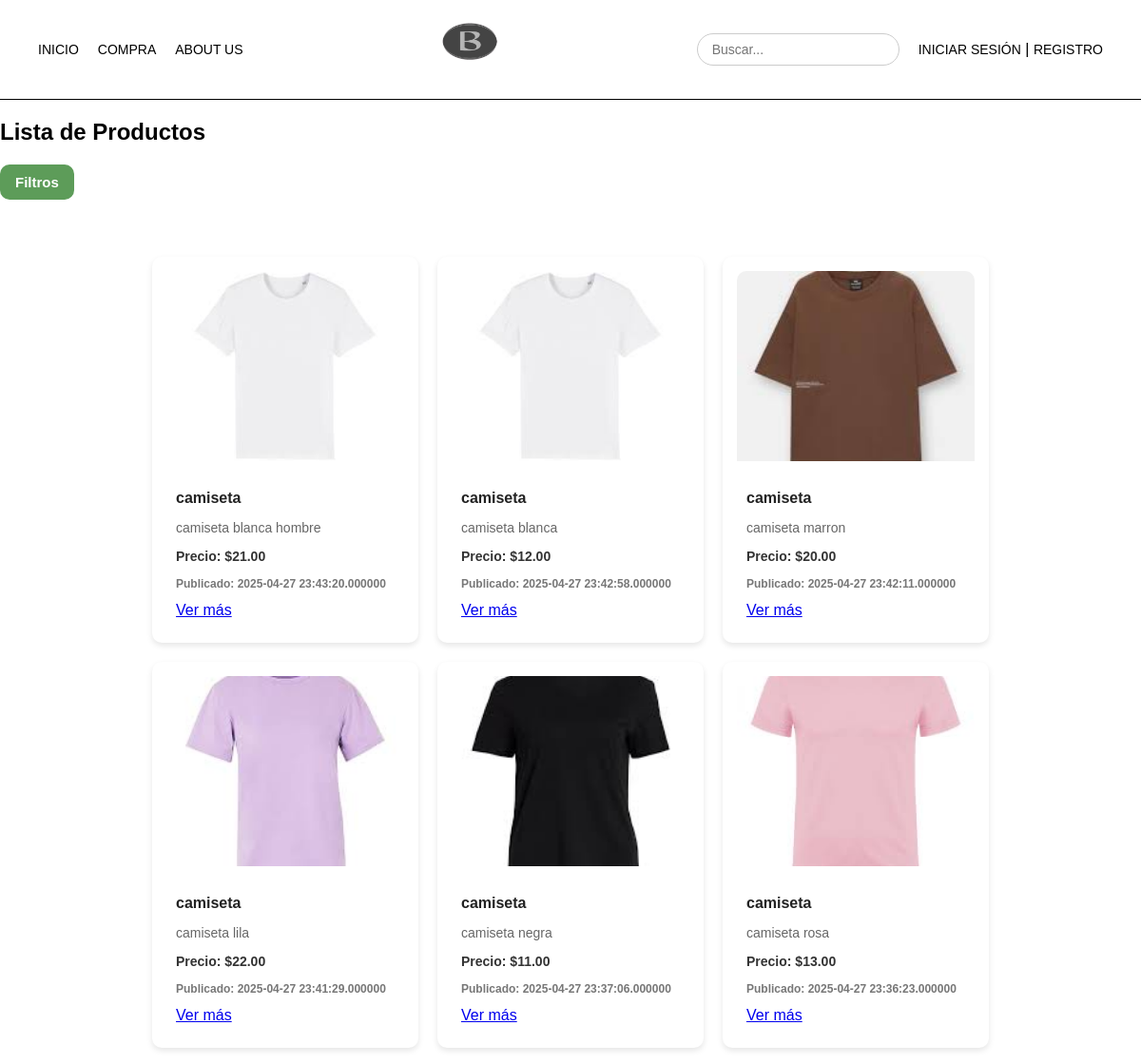
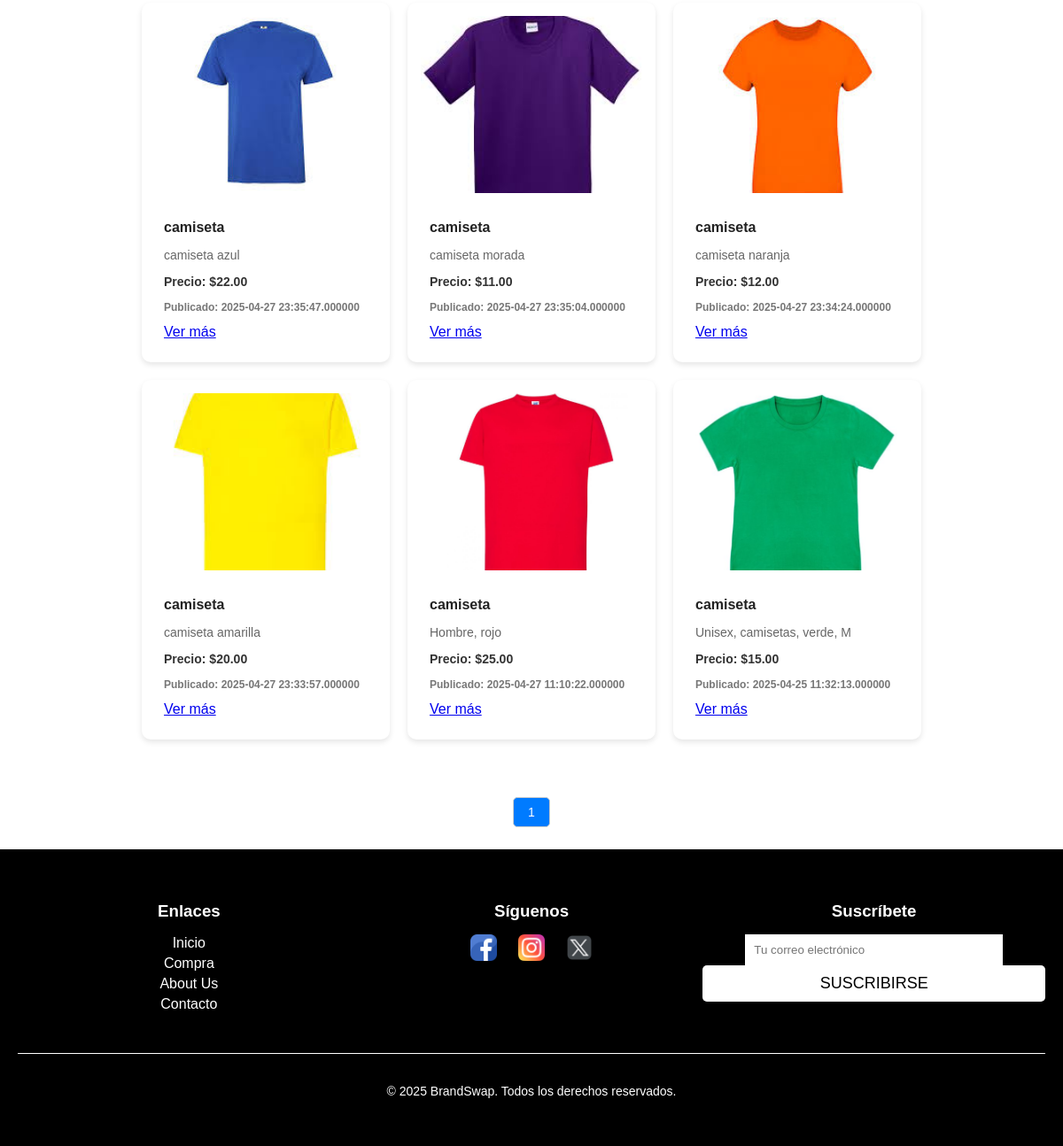
Page /verProductos.php on the committed database (2 pictures, top to bottom).
### tables this page shows
CREATE TABLE `productos` (
  `id_producto` int(100) NOT NULL,
  `id_usuario` int(100) NOT NULL,
  `nombre_producto` varchar(100) NOT NULL,
  `descripcion` text NOT NULL,
  `precio` decimal(65,0) NOT NULL,
  `fecha_publicacion` timestamp(6) NOT NULL DEFAULT current_timestamp(6) ON UPDATE current_timestamp(6),
  `imagen` longtext DEFAULT NULL
);

### includes/productos/productoDAO.php (called while the page is built, shortened)
<?php
require_once("productoDTO.php");
class productoDAO extends baseDAO implements IProducto
{
    public function obtenerTodosLosProductos($id_usuario_actual = null)
    {
    $conn = application::getInstance()->getConexionBd();
    $query = "SELECT * FROM productos";
    $query .= " ORDER BY fecha_publicacion DESC";
    $stmt = $conn->prepare($query);
    $stmt->execute();
    $resultado = $stmt->get_result();
    $productos = [];
    while ($fila = $resultado->fetch_assoc()) {
        $productos[] = new ProductoDTO(...array_values($fila));
    }
    return $productos;
    }
}
?>

### includes/productos/productoAppService.php (called while the page is built, shortened)
<?php
class productoAppService
{
    private static $instance=null;
    public static function GetSingleton()
    {
        if (!self::$instance instanceof self)
        {
            self::$instance = new self;
        }
        return self::$instance;
    }
    public function obtenerTodosLosProductos($id_usuario_actual = null)
    {
        $IProductoDAO = productoFactory::CreateProducto();
        return $IProductoDAO->obtenerTodosLosProductos($id_usuario_actual);
    }
}
?>

### includes/productos/productoDTO.php (called while the page is built, shortened)
<?php
class ProductoDTO {
    private $id;
    private $nombre;
    private $descripcion;
    private $precio;
    private $imagen;
    private $fecha_publicacion;
    public function __construct($id, $id_usuario, $nombre, $descripcion, $precio, $imagen, $fecha_publicacion) {
        $this->id = $id;
        $this->nombre = $nombre;
        $this->descripcion = $descripcion;
        $this->precio = $precio;
        $this->imagen = $imagen;
        $this->fecha_publicacion = $fecha_publicacion;
    }
    public function getId() { return $this->id; }
    public function getNombre() { return $this->nombre; }
    public function getDescripcion() { return $this->descripcion; }
    public function getPrecio() { return $this->precio; }
    public function getImagen() { return $this->imagen; }
    public function getFechaPublicacion() { return $this->fecha_publicacion; }
}
?>

### includes/verProductos/procesarVerProductos.php (the view, shortened to what this page needs)
<?php
include __DIR__ . "/../productos/productoAppService.php";
class verProductos
{
    public static function mostrarTodos()
    {
        $productoAppService = productoAppService::GetSingleton();
        $pagina = isset($_GET['pagina']) ? (int)$_GET['pagina'] : 1;
        $categoriasSeleccionadas = $_GET['categorias'] ?? [];
        $precioMaximo = isset($_GET['precio_rango']) ? floatval($_GET['precio_rango']) : null;
        $productosPorPagina = 12;
        if (!empty($categoriasSeleccionadas)) {
            $productos = $productoAppService->obtenerProductosPorCategorias($categoriasSeleccionadas);
        } else {
            $productos = $productoAppService->obtenerTodosLosProductos();
        }
        $totalProductos = count($productos);
        $totalPaginas = ceil($totalProductos / $productosPorPagina);
        $inicio = ($pagina - 1) * $productosPorPagina;
        $productosPagina = array_slice($productos, $inicio, $productosPorPagina);
        $html = "<div class='productos-container'>";
        foreach ($productosPagina as $producto) {
            $idProducto = $producto->getId();
            $nombre = htmlspecialchars($producto->getNombre());
            $descripcion = htmlspecialchars($producto->getDescripcion());
            $precio = number_format($producto->getPrecio(), 2);
            $fecha = htmlspecialchars($producto->getFechaPublicacion());
            $imagen = htmlspecialchars($producto->getImagen());
            $html .= <<<HTML
            <div class="product-card">
                <a href="verProducto.php?id={$idProducto}">
                    <img class="product-image" src="{$fecha}" alt="Imagen del producto">
                </a>
                <div class="product-info">
                    <p class="product-name"><strong>{$nombre}</strong></p>
                    <p class="product-description">{$descripcion}</p>
                    <p class="product-price"><strong>Precio:</strong> \${$precio}</p>
                    <p class="product-date"><strong>Publicado:</strong> {$imagen}</p>
                    <a href="verProducto.php?id={$idProducto}" class="ver-detalle">Ver más</a>
                </div>
            </div>
HTML;
        }
        $html .= "</div>";
        $queryParams = $_GET;
        unset($queryParams['pagina']);
        $queryBase = http_build_query($queryParams);
        $html .= "<div class='paginacion'>";
        for ($i = 1; $i <= $totalPaginas; $i++) {
            $active = ($i == $pagina) ? "active" : "";
            $url = '?' . $queryBase . '&pagina=' . $i;
            $html .= "<a class='pagina-numero {$active}' href='{$url}'>" . $i . "</a> ";
        }
        $html .= "</div>";
    return $html;
    }
}
?>

### verProductos.php (shortened to what this page needs)
<?php
require_once("includes/verProductos/procesarVerProductos.php");
$contenidoProductos = verProductos::mostrarTodos();
$productoAppService = productoAppService::GetSingleton();
$precioMaximo = $productoAppService->obtenerPrecioMaximo();
$precioMaximo = ceil($precioMaximo);
$filtros = <<<HTML
<div class="menu-filtros">
    <div class="filtro-hover">
        <button class="btn-filtros">Filtros</button>
                        <input type="range" id="rango_precio" name="precio_rango" min="0" max="{$precioMaximo}" value="{$precioMaximo}" step="1" oninput="actualizarPrecio(this.value)">
                        <span id="precio_actual">\${$precioMaximo}</span>
                            <input type="number" id="precio_manual" min="0" max="{$precioMaximo}" value="{$precioMaximo}" style="width: 80px;" onchange="actualizarRango(this.value)">
    </div>
</div>
HTML;
$scriptExtra = <<<HTML
<script>
function actualizarPrecio(valor) {
    document.getElementById('precio_actual').innerText = `$` + valor;
    document.getElementById('precio_manual').value = valor;
}
function actualizarRango(valor) {
    document.getElementById('rango_precio').value = valor;
    document.getElementById('precio_actual').innerText = `$` + valor;
}
</script>
HTML;
$contenidoPrincipal = <<<EOS
<h1>Lista de Productos</h1>
{$filtros}
<div class="productos-container">
{$contenidoProductos}
</div>
{$scriptExtra}
EOS;
require("includes/comun/plantilla.php");
?>

### includes/comun/plantilla.php (shortened to what this page needs)
<!DOCTYPE html>
<html>
<head>
<link rel="stylesheet" type="text/css" href="CSS/estilo.css?v=<?php echo time(); ?>">
</head>
<body>
<div id="contenedor">
	<?php
		require("includes/comun/cabecera.php");
	?>
	<main>
	  	<article>
			<?= $contenidoPrincipal ?>
		</article>
	</main>
	<?php
		require("includes/comun/pie.php");
	?>
</body>
</html>

### includes/comun/cabecera.php (shortened to what this page needs)
<?php
function mostrarSaludo()
{
    if (isset($_SESSION["login"]) && $_SESSION["login"] === true) {
        if (isset($_SESSION['nombre'])) {
            echo "<a href='profile.php'>Bienvenido, ". htmlspecialchars($_SESSION['nombre']) ."</a>. <a href='logout.php'>(Salir)</a>";
        }
         else {
            echo "<a href='login.php'>Iniciar sesión</a> | <a href='registro.php'>Registro</a>";
        }
    } else {
        echo "<a href='login.php'>Iniciar sesión</a> | <a href='registro.php'>Registro</a>";
    }
}
?>
<body>
    <header class="header">
        <div class="header-container">
            <div class="left-menu">
                <a href="index.php">Inicio</a>
                <a href="verProductos.php">Compra</a>
                <a href="miembros.php">About Us</a>
            </div>
            <div class="logo">
                <a href="index.php"><img src="Imagenes Marca/logo.png" alt="Logo"></a>
            </div>
            <div class="right-menu">
                <div class="search">
                    <input type="text" placeholder="Buscar...">
                </div>
                <div class="saludo">
                    <?php mostrarSaludo(); ?>
                </div>
            </div>
        </div>
    </header>
</body>
</html>

### includes/comun/pie.php
<footer class="footer">
    <div class="footer-container">
        <div class="footer-section links">
            <h3>Enlaces</h3>
            <ul>
                <li><a href="index.php">Inicio</a></li>
                <li><a href="verProductos.php">Compra</a></li>
                <li><a href="miembros.php">About Us</a></li>
                <li><a href="contact.php">Contacto</a></li>
            </ul>
        </div>
        <div class="footer-section social">
            <h3>Síguenos</h3>
            <div class="social-icons">
                <a href="#"><img src="Imagenes Marca/facebook.png" alt="Facebook"></a>
                <a href="#"><img src="Imagenes Marca/instagram.png" alt="Instagram"></a>
                <a href="#"><img src="Imagenes Marca/x.png" alt="X"></a>
            </div>
        </div>
        <div class="footer-section subscribe">
            <h3>Suscríbete</h3>
            <form>
                <input type="email" placeholder="Tu correo electrónico">
                <button type="submit">Suscribirse</button>
            </form>
        </div>
    </div>
    <div class="footer-bottom">
        <p>&copy; 2025 BrandSwap. Todos los derechos reservados.</p>
    </div>
</footer>

### CSS/estilo.css (style rules this page uses)
#contenedor { display: flex; flex-direction: column; min-height: 100vh; }
.footer { background-color: #000; color: white; padding: 40px 20px; text-align: center; }
.footer-container { display: flex; justify-content: space-around; align-items: flex-start; flex-wrap: wrap; }
.footer-section { flex: 1; text-align: center; min-width: 200px; }
.footer-section h3 { margin-bottom: 15px; }
.footer-section ul { list-style: none; padding: 0; }
.footer-section ul li { margin: 5px 0; }
.footer-section ul li a { color: white; text-decoration: none; }
.social-icons a img { width: 30px; margin: 0 10px; }
.footer-bottom { margin-top: 30px; font-size: 14px; border-top: 1px solid white; padding-top: 20px; }
.footer form input { padding: 10px; border: none; width: 70%; }
.footer form button { padding: 10px 15px; border: none; background: white; color: black; cursor: pointer; text-transform: uppercase; }
body { margin: 0; font-family: Arial, sans-serif; background-color: #fff; color: #000; padding-top: 80px; display: flex; flex-direction: column; height: 100%; }
.header { display: flex; justify-content: center; align-items: center; padding: 10px 40px; border-bottom: 1px solid black; position: fixed; top: 0; left: 0; width: 100%; background: white; z-index: 1000; box-sizing: border-box; }
.header-container { width: 100%; max-width: 1200px; margin: 0 auto; display: flex; justify-content: space-between; align-items: center; }
.left-menu, .right-menu { display: flex; align-items: center; gap: 20px; }
.logo { text-align: center; }
.logo img { height: 80px; }
.left-menu a, .right-menu a { text-decoration: none; color: #000; font-size: 14px; text-transform: uppercase; position: relative; }
.left-menu a::after, .right-menu a::after { content: ''; display: block; width: 0; height: 1px; background: #000; transition: width .3s; position: absolute; bottom: -5px; left: 0; }
.search input { border: 1px solid #ccc; padding: 8px 15px; font-size: 14px; border-radius: 20px; outline: none; }
button { width: 100%; padding: 10px; background-color: black; color: white; border: none; border-radius: 5px; cursor: pointer; font-size: 18px; }
main { flex: 1; padding-top: 25px; }
.productos-container { display: grid; grid-template-columns: repeat(auto-fill, minmax(250px, 1fr)); gap: 20px; justify-content: center; padding: 20px; }
.product-card { background: #fff; padding: 15px; border-radius: 10px; box-shadow: 0px 3px 6px rgba(0, 0, 0, 0.1); transition: transform 0.2s ease-in-out; width: 250px; }
.product-image { width: 100%; height: 200px; object-fit: cover; border-radius: 10px 10px 0 0; }
.product-name { font-size: 18px; font-weight: bold; color: #222; }
.product-description { font-size: 14px; color: #444; }
.product-price, .product-date { font-size: 14px; font-weight: bold; color: #555; }
.productos-container { display: flex; flex-wrap: wrap; justify-content: center; gap: 20px; padding: 20px; }
.product-info { padding: 10px; }
.product-name { font-size: 16px; font-weight: bold; margin-bottom: 5px; }
.product-description { font-size: 14px; color: #666; margin-bottom: 5px; }
.product-price { font-size: 14px; font-weight: bold; color: #333; }
.product-date { font-size: 12px; color: #777; }
.menu-filtros { margin-bottom: 20px; font-family: 'Segoe UI', sans-serif; }
.filtro-hover { position: relative; display: inline-block; }
.btn-filtros { background-color: #5D9C59; color: white; padding: 10px 16px; font-size: 15px; font-weight: 600; border: none; border-radius: 10px; cursor: pointer; transition: background-color 0.3s ease; }
.paginacion { display: flex; justify-content: center; margin-top: 20px; flex-wrap: wrap; text-align: center; width: 100%; }
.pagina-numero { margin: 0 5px; padding: 8px 16px; text-decoration: none; color: #333; border: 1px solid #ccc; border-radius: 5px; transition: background-color 0.3s ease, color 0.3s ease; font-size: 14px; white-space: nowrap; display: inline-block; }
.pagina-numero.active { background-color: #007bff; color: white; }
.pagina-numero { max-width: 60px; text-align: center; }
.paginacion a { display: inline-block; width: auto; box-sizing: border-box; }
.paginacion .pagina-numero { width: auto !important; text-align: center; padding: 8px 16px; margin: 5px; }

### rows in the picture
productos: imagen (picture), nombre_producto "camiseta", descripcion "camiseta blanca hombre", precio "21.00", fecha_publicacion "2025-04-27 23:43:20.000000"
productos: imagen (picture), nombre_producto "camiseta", descripcion "camiseta blanca", precio "12.00", fecha_publicacion "2025-04-27 23:42:58.000000"
productos: imagen (picture), nombre_producto "camiseta", descripcion "camiseta marron", precio "20.00", fecha_publicacion "2025-04-27 23:42:11.000000"
productos: imagen (picture), nombre_producto "camiseta", descripcion "camiseta lila", precio "22.00", fecha_publicacion "2025-04-27 23:41:29.000000"
productos: imagen (picture), nombre_producto "camiseta", descripcion "camiseta negra", precio "11.00", fecha_publicacion "2025-04-27 23:37:06.000000"
productos: imagen (picture), nombre_producto "camiseta", descripcion "camiseta rosa", precio "13.00", fecha_publicacion "2025-04-27 23:36:23.000000"
productos: imagen (picture), nombre_producto "camiseta", descripcion "camiseta azul", precio "22.00", fecha_publicacion "2025-04-27 23:35:47.000000"
productos: imagen (picture), nombre_producto "camiseta", descripcion "camiseta morada", precio "11.00", fecha_publicacion "2025-04-27 23:35:04.000000"
productos: imagen (picture), nombre_producto "camiseta", descripcion "camiseta naranja", precio "12.00", fecha_publicacion "2025-04-27 23:34:24.000000"
productos: imagen (picture), nombre_producto "camiseta", descripcion "camiseta amarilla", precio "20.00", fecha_publicacion "2025-04-27 23:33:57.000000"
productos: imagen (picture), nombre_producto "camiseta", descripcion "Hombre, rojo", precio "25.00", fecha_publicacion "2025-04-27 11:10:22.000000"
productos: imagen (picture), nombre_producto "camiseta", descripcion "Unisex, camisetas, verde, M", precio "15.00", fecha_publicacion "2025-04-25 11:32:13.000000"
